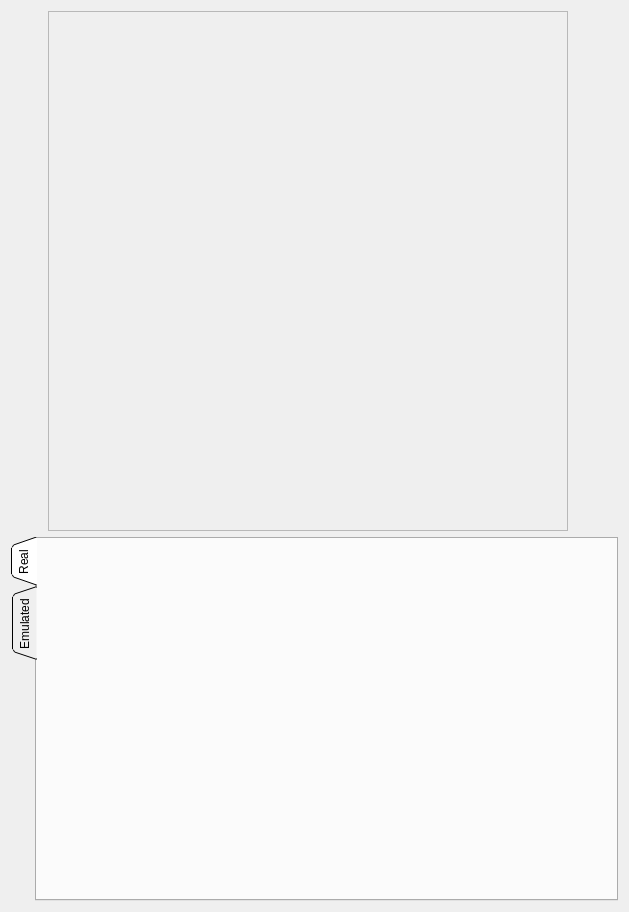
<?xml version="1.0" encoding="UTF-8"?>
<ui version="4.0">
 <class>Form</class>
 <widget class="QWidget" name="Form">
  <property name="geometry">
   <rect>
    <x>0</x>
    <y>0</y>
    <width>629</width>
    <height>912</height>
   </rect>
  </property>
  <property name="windowTitle">
   <string>Form</string>
  </property>
  <layout class="QGridLayout" name="gridLayout">
   <item row="0" column="0">
    <spacer name="horizontalSpacer">
     <property name="orientation">
      <enum>Qt::Orientation::Horizontal</enum>
     </property>
     <property name="sizeHint" stdset="0">
      <size>
       <width>40</width>
       <height>20</height>
      </size>
     </property>
    </spacer>
   </item>
   <item row="0" column="4">
    <spacer name="horizontalSpacer_2">
     <property name="orientation">
      <enum>Qt::Orientation::Horizontal</enum>
     </property>
     <property name="sizeHint" stdset="0">
      <size>
       <width>40</width>
       <height>20</height>
      </size>
     </property>
    </spacer>
   </item>
   <item row="0" column="1">
    <widget class="QFrame" name="frame">
     <property name="frameShape">
      <enum>QFrame::Shape::StyledPanel</enum>
     </property>
     <property name="frameShadow">
      <enum>QFrame::Shadow::Raised</enum>
     </property>
     <layout class="QHBoxLayout" name="horizontalLayout">
      <item>
       <widget class="QWidget" name="widget" native="true">
        <property name="minimumSize">
         <size>
          <width>500</width>
          <height>500</height>
         </size>
        </property>
       </widget>
      </item>
     </layout>
    </widget>
   </item>
   <item row="1" column="0" colspan="5">
    <widget class="QTabWidget" name="tabWidget">
     <property name="tabPosition">
      <enum>QTabWidget::TabPosition::West</enum>
     </property>
     <property name="tabShape">
      <enum>QTabWidget::TabShape::Triangular</enum>
     </property>
     <property name="currentIndex">
      <number>0</number>
     </property>
     <widget class="QWidget" name="Real">
      <attribute name="title">
       <string>Real</string>
      </attribute>
     </widget>
     <widget class="QWidget" name="Emulated">
      <attribute name="title">
       <string>Emulated</string>
      </attribute>
     </widget>
    </widget>
   </item>
  </layout>
 </widget>
 <resources/>
 <connections/>
</ui>
